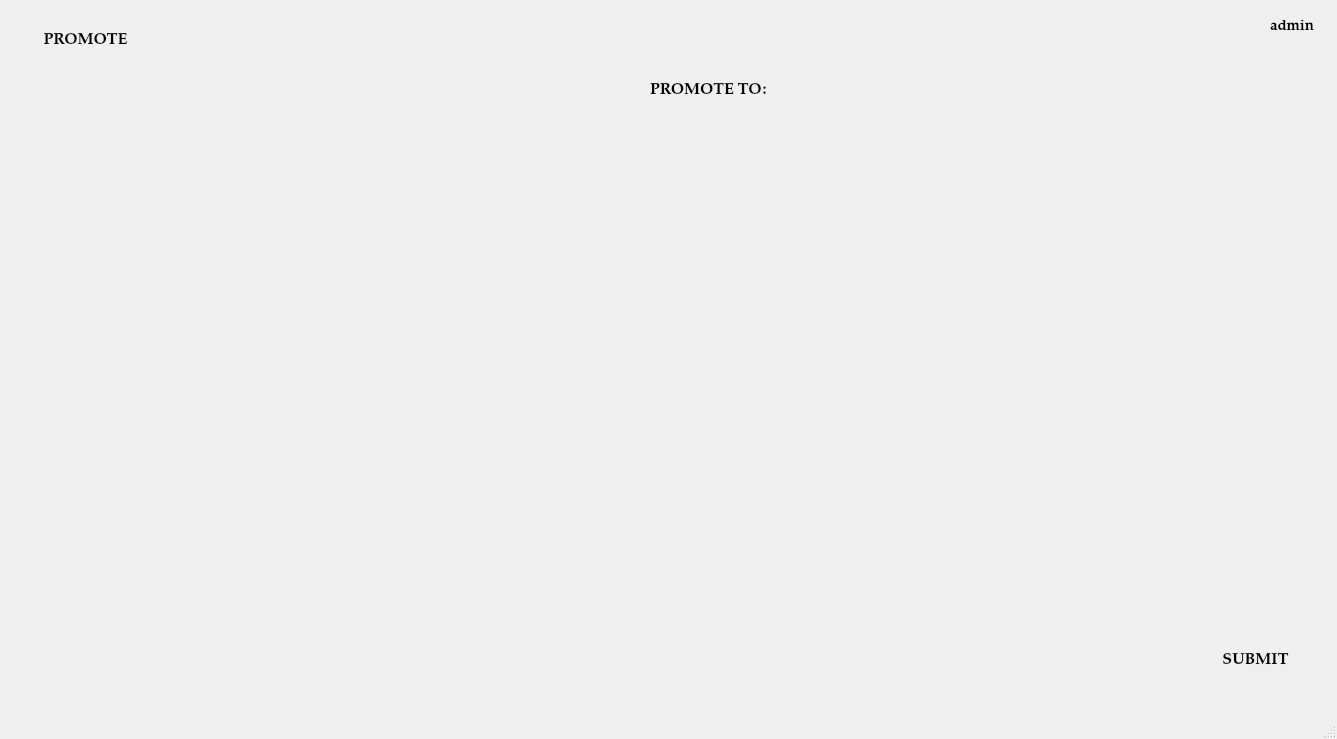
<?xml version="1.0" encoding="UTF-8"?>
<ui version="4.0">
 <class>promoteclass</class>
 <widget class="QMainWindow" name="promoteclass">
  <property name="geometry">
   <rect>
    <x>0</x>
    <y>0</y>
    <width>1337</width>
    <height>739</height>
   </rect>
  </property>
  <property name="windowTitle">
   <string>MainWindow</string>
  </property>
  <widget class="QWidget" name="centralwidget">
   <widget class="QTableWidget" name="tableView1">
    <property name="geometry">
     <rect>
      <x>10</x>
      <y>120</y>
      <width>1321</width>
      <height>501</height>
     </rect>
    </property>
    <property name="styleSheet">
     <string notr="true">background:transparent;</string>
    </property>
    <property name="editTriggers">
     <set>QAbstractItemView::AllEditTriggers</set>
    </property>
    <property name="tabKeyNavigation">
     <bool>true</bool>
    </property>
    <property name="showDropIndicator" stdset="0">
     <bool>false</bool>
    </property>
    <property name="dragDropOverwriteMode">
     <bool>false</bool>
    </property>
   </widget>
   <widget class="QLabel" name="label">
    <property name="geometry">
     <rect>
      <x>0</x>
      <y>0</y>
      <width>1341</width>
      <height>711</height>
     </rect>
    </property>
    <property name="text">
     <string/>
    </property>
    <property name="pixmap">
     <pixmap resource="pic.qrc">:/newPrefix/ttt - Copy.jpg</pixmap>
    </property>
   </widget>
   <widget class="QPushButton" name="add">
    <property name="geometry">
     <rect>
      <x>20</x>
      <y>20</y>
      <width>131</width>
      <height>41</height>
     </rect>
    </property>
    <property name="font">
     <font>
      <family>Palatino Linotype</family>
      <pointsize>12</pointsize>
      <weight>75</weight>
      <bold>true</bold>
     </font>
    </property>
    <property name="acceptDrops">
     <bool>false</bool>
    </property>
    <property name="styleSheet">
     <string notr="true">background-color: rgb(255, 255, 255);</string>
    </property>
    <property name="text">
     <string>PROMOTE</string>
    </property>
    <property name="checkable">
     <bool>false</bool>
    </property>
    <property name="default">
     <bool>true</bool>
    </property>
    <property name="flat">
     <bool>true</bool>
    </property>
   </widget>
   <widget class="QLabel" name="classd">
    <property name="geometry">
     <rect>
      <x>1230</x>
      <y>60</y>
      <width>91</width>
      <height>41</height>
     </rect>
    </property>
    <property name="font">
     <font>
      <family>Palatino Linotype</family>
      <pointsize>12</pointsize>
      <weight>75</weight>
      <bold>true</bold>
     </font>
    </property>
    <property name="text">
     <string/>
    </property>
   </widget>
   <widget class="QLabel" name="label_4">
    <property name="geometry">
     <rect>
      <x>1270</x>
      <y>20</y>
      <width>47</width>
      <height>13</height>
     </rect>
    </property>
    <property name="font">
     <font>
      <family>Palatino Linotype</family>
      <pointsize>11</pointsize>
      <weight>75</weight>
      <bold>true</bold>
     </font>
    </property>
    <property name="text">
     <string>admin</string>
    </property>
   </widget>
   <widget class="QLabel" name="label_5">
    <property name="geometry">
     <rect>
      <x>1240</x>
      <y>10</y>
      <width>31</width>
      <height>31</height>
     </rect>
    </property>
    <property name="text">
     <string/>
    </property>
    <property name="pixmap">
     <pixmap resource="pic.qrc">:/newPrefix/icon.png</pixmap>
    </property>
   </widget>
   <widget class="QLabel" name="label_3">
    <property name="geometry">
     <rect>
      <x>650</x>
      <y>70</y>
      <width>131</width>
      <height>41</height>
     </rect>
    </property>
    <property name="font">
     <font>
      <family>Palatino Linotype</family>
      <pointsize>12</pointsize>
      <weight>75</weight>
      <bold>true</bold>
     </font>
    </property>
    <property name="text">
     <string>PROMOTE TO:</string>
    </property>
   </widget>
   <widget class="QPushButton" name="submit">
    <property name="geometry">
     <rect>
      <x>1190</x>
      <y>640</y>
      <width>131</width>
      <height>41</height>
     </rect>
    </property>
    <property name="font">
     <font>
      <family>Palatino Linotype</family>
      <pointsize>12</pointsize>
      <weight>75</weight>
      <bold>true</bold>
     </font>
    </property>
    <property name="acceptDrops">
     <bool>false</bool>
    </property>
    <property name="styleSheet">
     <string notr="true">background-color: rgb(255, 255, 255);</string>
    </property>
    <property name="text">
     <string>SUBMIT</string>
    </property>
    <property name="checkable">
     <bool>false</bool>
    </property>
    <property name="default">
     <bool>true</bool>
    </property>
    <property name="flat">
     <bool>true</bool>
    </property>
   </widget>
   <zorder>label</zorder>
   <zorder>tableView1</zorder>
   <zorder>add</zorder>
   <zorder>classd</zorder>
   <zorder>label_4</zorder>
   <zorder>label_5</zorder>
   <zorder>label_3</zorder>
   <zorder>submit</zorder>
  </widget>
  <widget class="QMenuBar" name="menubar">
   <property name="geometry">
    <rect>
     <x>0</x>
     <y>0</y>
     <width>1337</width>
     <height>21</height>
    </rect>
   </property>
  </widget>
  <widget class="QStatusBar" name="statusbar"/>
 </widget>
 <tabstops>
  <tabstop>submit</tabstop>
  <tabstop>add</tabstop>
  <tabstop>tableView1</tabstop>
 </tabstops>
 <resources>
  <include location="pic.qrc"/>
 </resources>
 <connections/>
</ui>
